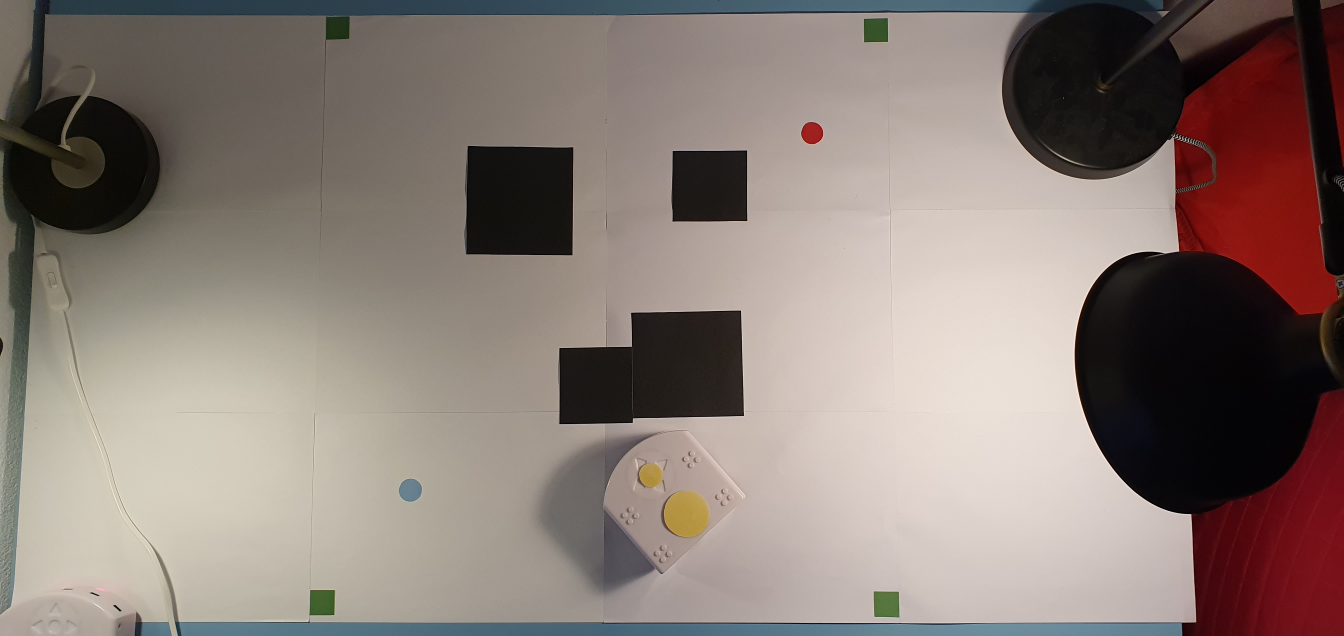
#> input picture env_test.jpg, 4032 x 1908 px, given in place of the camera (shown at 1/3 size)
$ jupyter execute --allow-errors 'Prerun Calibration théo.ipynb'   (text cells are left out)
#> lines starting #> are read from the running program, lines starting #| are printed output that depends on the picture; after the words box and inside, x2 and y2 are one past the last pixel; in counts of white or black regions, pixels touching at a corner belong together
### Vision.py
import cv2
import numpy as np
from PIL import Image
import math
import matplotlib
from matplotlib.pyplot import imshow
from matplotlib import pyplot as plt
import time


#tuning parameters
#corners
iterations_erode=4
area_size=10 #used for corner detections
#obstacles
area_obst_min=500
area_obst_max=30000
thresh_low=90
thresh_up=255
#color ranges
#green_lower=np.array([30,40,40])
#green_upper=np.array([80,255,255])
green_lower=np.array([40,40,40])
green_upper=np.array([90,255,255])
#red_lower=np.array([170,50,50])
#red_upper=np.array([240,255,255])
red_lower=np.array([0,30,30])
red_upper=np.array([15,255,255])
red_lower2=np.array([170,30,30])
red_upper2=np.array([180,255,255])
#yellow_lower=np.array([10,30,30])
#yellow_upper=np.array([120,255,255])
yellow_lower=np.array([25,20,20])
yellow_upper=np.array([35,255,255])


def order_points(pts):
    #sorting points first by the 2nd the coordinate then 1st coordinate
    pts=sorted(pts, key=lambda x: (int(x[1]), int(x[0]))) #topleft,topright,bottomleft,bottomright
    #top left x > top right x => erreur et intervertit
    if pts[0][0] > pts[1][0]:
        pts[0], pts[1] = pts[1], pts[0]
    if pts[2][0] > pts[3][0]:
        pts[2], pts[3] = pts[3], pts[2]
    return pts


def four_point_transform(image, ordered_pts):
	# obtain a consistent order of the points and unpack them
	# individually
    (tl, tr, bl, br) = ordered_pts

	# compute the width of the new image, which will be the
	# maximum distance between bottom-right and bottom-left
	# x-coordiates or the top-right and top-left x-coordinates
    widthA = np.sqrt(((br[0] - bl[0]) ** 2) + ((br[1] - bl[1]) ** 2))
    widthB = np.sqrt(((tr[0] - tl[0]) ** 2) + ((tr[1] - tl[1]) ** 2))
    maxWidth = max(int(widthA), int(widthB))
	# compute the height of the new image, which will be the
	# maximum distance between the top-right and bottom-right
	# y-coordinates or the top-left and bottom-left y-coordinates
    heightA = np.sqrt(((tr[0] - br[0]) ** 2) + ((tr[1] - br[1]) ** 2))
    heightB = np.sqrt(((tl[0] - bl[0]) ** 2) + ((tl[1] - bl[1]) ** 2))
    maxHeight = max(int(heightA), int(heightB))

	# now that we have the dimensions of the new image, construct
	# the set of destination points to obtain a "birds eye view",
	# (i.e. top-down view) of the image, again specifying points
	# in the top-left, top-right, bottom-right, and bottom-left
	# order
    #conversion needed corner points => np.array
    ordered_pts=np.array(ordered_pts , dtype = "float32")
    dst = np.array([[0, 0],[maxWidth - 1, 0],[0, maxHeight - 1],[maxWidth - 1, maxHeight - 1]],dtype = "float32")
	# compute the perspective transform matrix and then apply it
    M = cv2.getPerspectiveTransform(ordered_pts, dst)
    warped = cv2.warpPerspective(image, M, (maxWidth, maxHeight))

    return warped


# [68 lines left out: functions detectThymio, detectGoal, angle_between, directionThymio, not called in this run]


#high level functions (celles qu'on appelle dans main)

#used only the first time
def find_corners(image):
    #img=cv2.cvtColor(img, cv2.COLOR_BGR2RGB)
    img_blur = cv2.GaussianBlur(image, (7, 7), 0)
    HSV = cv2.cvtColor(img_blur, cv2.COLOR_RGB2HSV)
    mask=cv2.inRange(HSV,green_lower,green_upper)
    mask = cv2.erode(mask,None, iterations=iterations_erode)
    mask = cv2.dilate(mask,None, iterations=iterations_erode)
    #trouve les contours des coins
    contours, hierarchy = cv2.findContours(mask, cv2.RETR_TREE, cv2.CHAIN_APPROX_SIMPLE)
    #suppressing false corners
    initial_length=len(contours)
    for i in range(len(contours)):
        backwards_i=initial_length-i-1
        area = cv2.contourArea(contours[backwards_i])
        # Shortlisting the regions based on there area.
        if area < area_size:
            del contours[backwards_i]
    #finding corners center
    corner_points = []
    for i in range(len(contours)):
        if (cv2.contourArea(contours[i]) > area_size):
            mom = cv2.moments(contours[i])
            corner_points.append((int(mom['m10'] / mom['m00']), int(mom['m01'] / mom['m00']))) #centre des carrés
    if len(corner_points) != 4:
        print("failure in identifying corners")
        print("length corner ",len(corner_points))
    corner_points=order_points(corner_points)
    return corner_points


def img_calibration(image, corner_coord):
    #input img doit etre en rgb
    #img=cv2.cvtColor(img, cv2.COLOR_BGR2RGB)
    img_blur = cv2.GaussianBlur(image, (7, 7), 0)
    HSV = cv2.cvtColor(img_blur, cv2.COLOR_RGB2HSV)
    mask=cv2.inRange(HSV,green_lower,green_upper)
    mask = cv2.erode(mask,None, iterations=iterations_erode)
    mask = cv2.dilate(mask,None, iterations=iterations_erode)
    #trouve les contours des coins
    contours, hierarchy = cv2.findContours(mask, cv2.RETR_TREE, cv2.CHAIN_APPROX_SIMPLE)
    #suppressing false corners
    initial_length=len(contours)
    for i in range(len(contours)):
        backwards_i=initial_length-i-1
        area = cv2.contourArea(contours[backwards_i])
        # Shortlisting the regions based on there area.
        if area < area_size:
            del contours[backwards_i]
    #finding corners center
    corner_points = []
    for i in range(len(contours)):
        if (cv2.contourArea(contours[i]) > area_size):
            mom = cv2.moments(contours[i])
            corner_points.append((int(mom['m10'] / mom['m00']), int(mom['m01'] / mom['m00']))) #centre des carrés
    if len(corner_points) != 4:
        print("failure in identifying corners")
        corner_points=corner_coord
    corner_points=order_points(corner_points)
    warpedimg=four_point_transform(image,corner_points)

    return warpedimg


# [73 lines left out: functions obstacle_detection, printGlobalPath, initialization, printThymio, printGlobalPath, takePicture, not called in this run]

### test/Prerun Calibration théo.ipynb
[cell 1]
import cv2
import time
import numpy as np
from PIL import Image
import math
import matplotlib
from matplotlib.pyplot import imshow
from matplotlib import pyplot as plt

[cell 2]
import sys
sys.path.append(r"C:\Users\theoh\Desktop\Master Robotics\Cours Obligatoire\Mobile Rob\Projet\EPFL_MoRo_Project")
import Vision as vis

[cell 3]
cap=cv2.VideoCapture(1,cv2.CAP_DSHOW)
for i in range (5):
    _, frame = cap.read()
    time.sleep(1)
    print("frame {}".format(i))
#> this loop made 5 passes
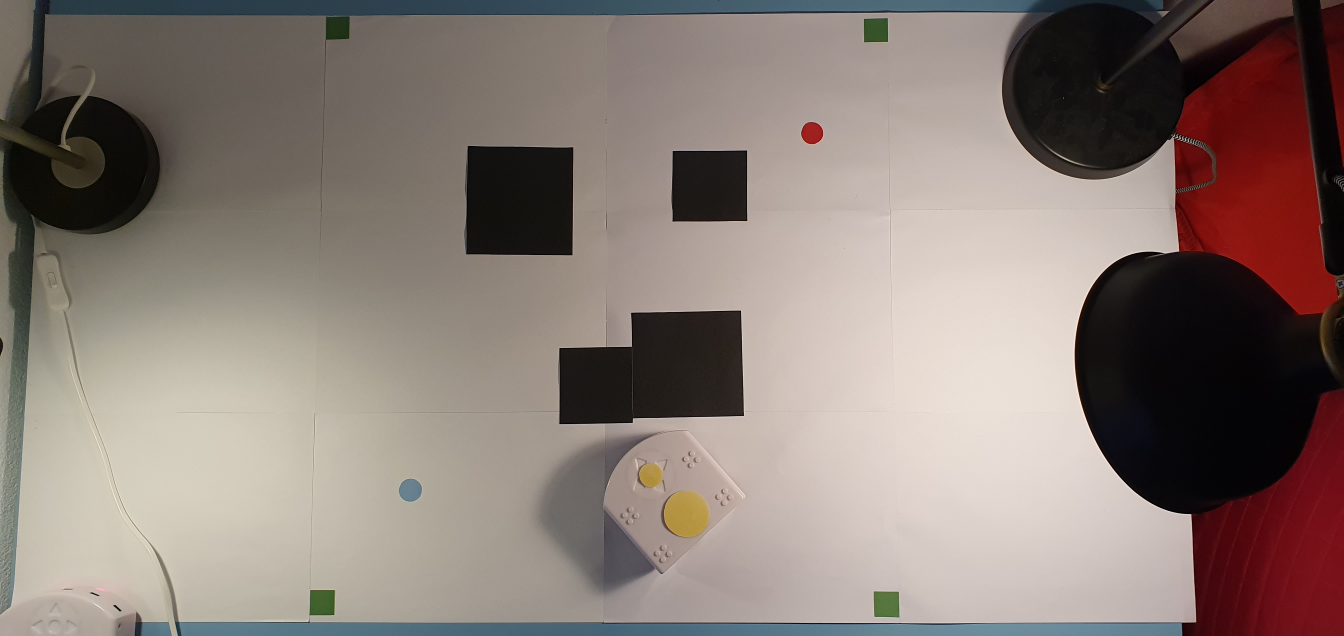
#> input picture env_test.jpg, 4032 x 1908 px, given in place of the camera (shown at 1/3 size)

# [4 lines of commented-out code are left out]


while (cap.isOpened()):
    _, frame = cap.read()
#> frame is the input picture: shape (1908, 4032, 3); mean B, G, R 117.7, 124.3, 137.4
    cv2.imshow("results", frame)
    if cv2.waitKey(1) & 0xFF ==ord('q'):
#> (key q is pressed here)
        break

cap.release()
cv2.destroyAllWindows()

[cell 4]
cap=cv2.VideoCapture(1,cv2.CAP_DSHOW)
for i in range (5):
    _, frame = cap.read()
    time.sleep(1)
    print("frame {}".format(i))

cap.release()


plt.figure()
plt.imshow(frame)
plt.show()

[cell 5]
template = cv2.cvtColor(frame, cv2.COLOR_BGR2RGB)

#cv2.imwrite('dessus.png', frame)
plt.figure()
plt.imshow(template)
plt.show()

[cell 6]
#blurring the picture
blurred = cv2.GaussianBlur(template, (7, 7), 0)
plt.figure()
plt.imshow(template)
plt.show()

[cell 7]
#testing green mask
green_lower=np.array([45,30,30])
green_upper=np.array([90,255,255])


img_hsv = cv2.cvtColor(blurred, cv2.COLOR_RGB2HSV)
#> img_hsv: shape (1908, 4032, 3); mean H, S, V 31.9, 53.4, 138.9
mask = cv2.inRange(img_hsv, green_lower, green_upper)
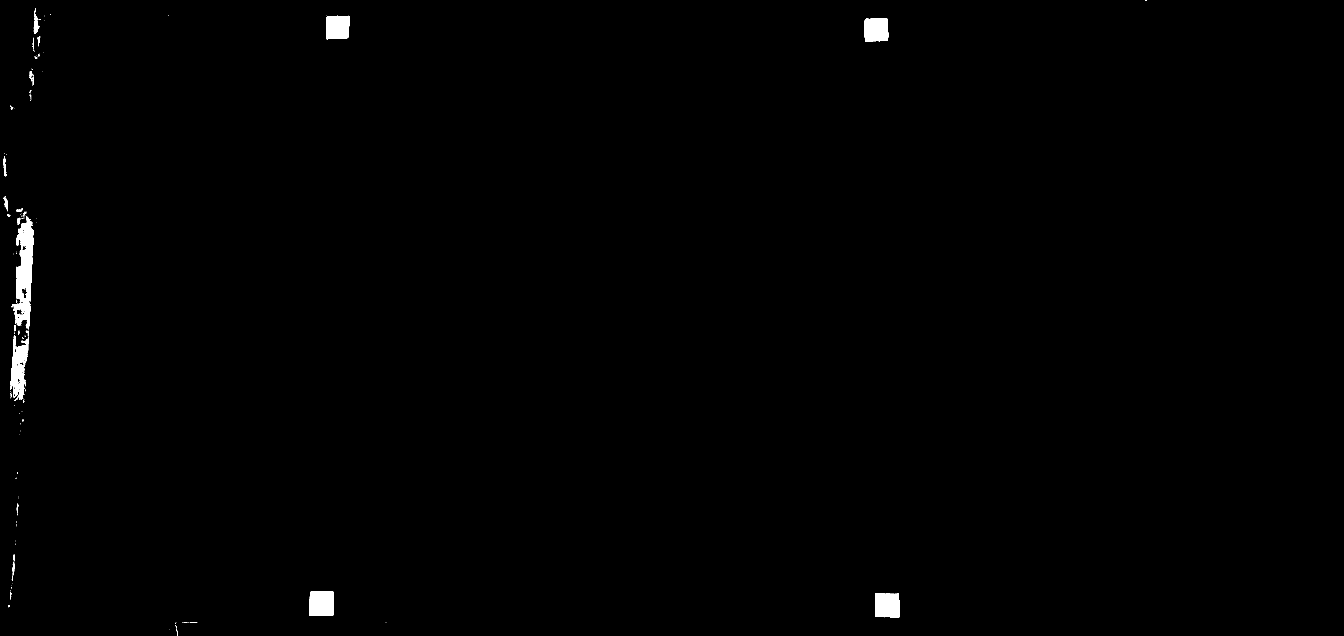
#> mask: shape (1908, 4032) (shown at 1/3 size); 0.52% white; 175 white regions (142 under 20 px), largest, box (x1, y1, x2, y2) and area: (34, 647, 101, 985) 11573, (31, 1006, 86, 1203) 5896, (928, 1774, 1002, 1847) 5208
mask = cv2.erode(mask,None, iterations=4)
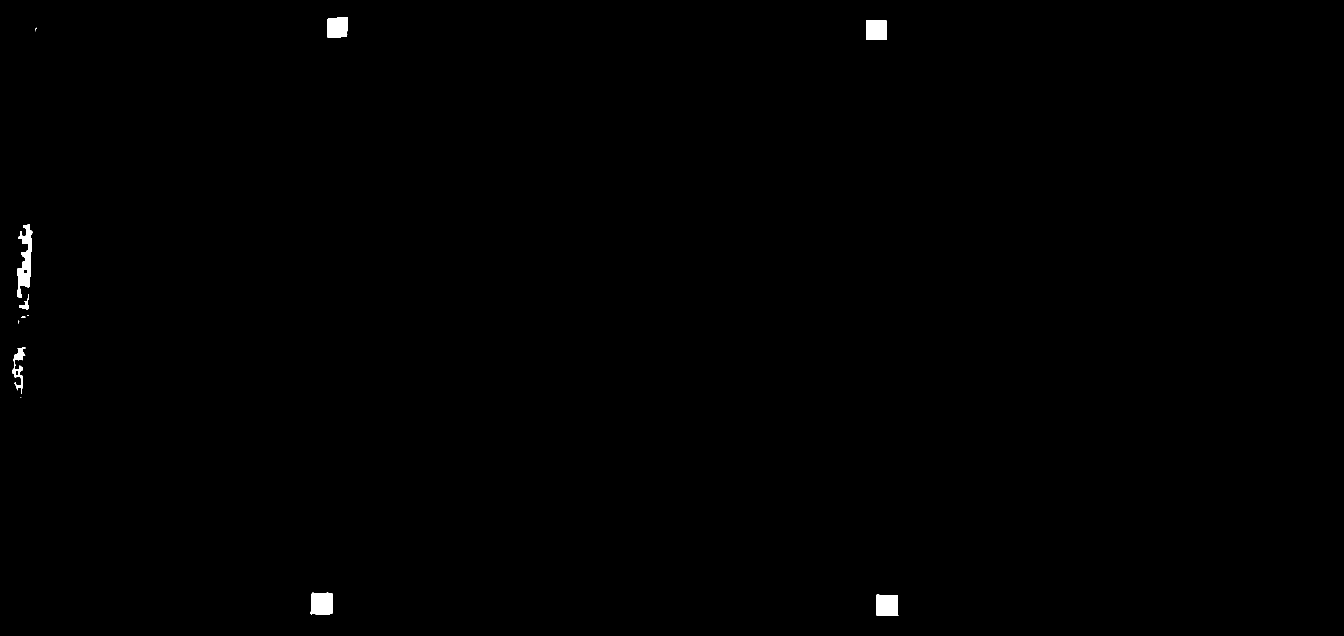
#> mask: shape (1908, 4032) (shown at 1/3 size); 0.29% white; 13 white regions (5 under 20 px), largest, box (x1, y1, x2, y2) and area: (52, 672, 97, 894) 4838, (932, 1778, 997, 1843) 4065, (2629, 1784, 2695, 1848) 3953
mask = cv2.dilate(mask,None, iterations=4)
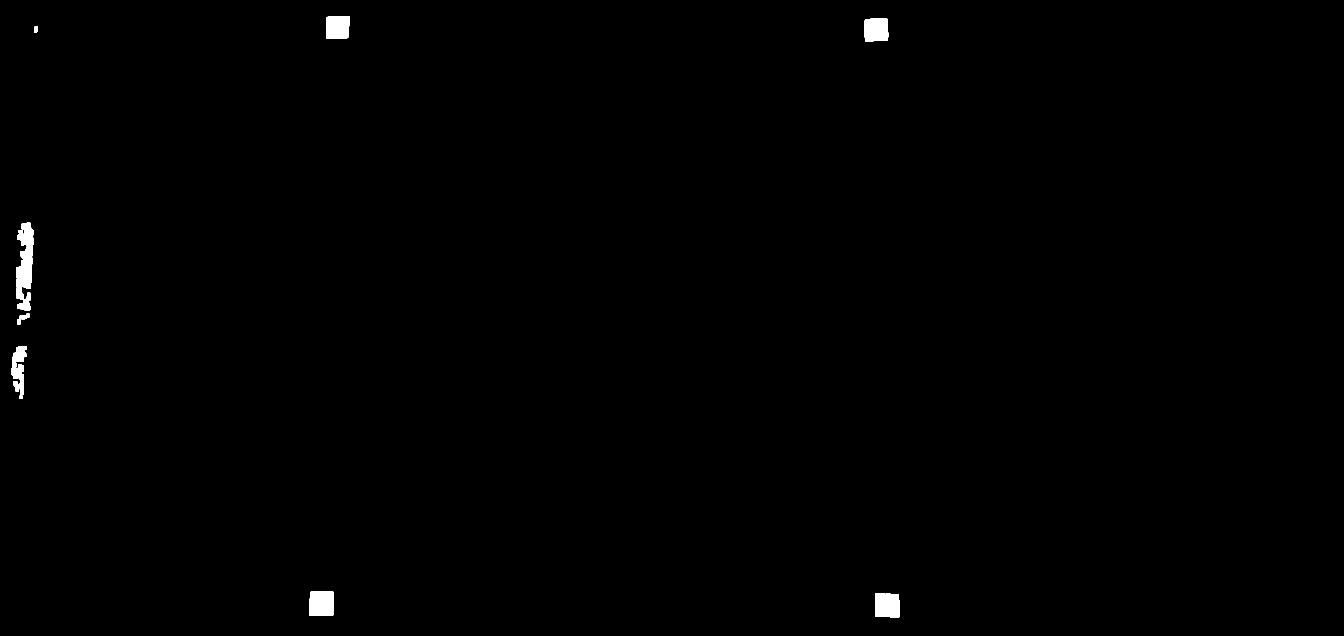
#> mask: shape (1908, 4032) (shown at 1/3 size); 0.43% white; 10 white regions


plt.figure()
plt.imshow(mask)
plt.show()

[cell 8]
#Finding the contours

#very important: CHAIN_APPROX_NONE find all contours while simple only finds one
contours,_=cv2.findContours(mask, cv2.RETR_TREE,
                                cv2.CHAIN_APPROX_SIMPLE)
#> contours = 12 contours, 2 with area under 20; largest, box (x1, y1, x2, y2) and area: (48, 668, 101, 898) 7545, (928, 1774, 1001, 1847) 5045, (2625, 1780, 2699, 1852) 4940, (2594, 56, 2665, 124) 4558, (979, 48, 1048, 117) 4420
#trying to draw them
#img_cont=vis.plot_contours(mask, contours, 200, 4)

img_test=blurred.copy()
area_size=50
nb_sides=4
to_be_deleted=[]


#very important to loop backwards
print(len(contours))
#| 12
initial_length=len(contours)
#> initial_length = 12
for i in range(len(contours)) :
    print("i ={}".format(i))
    backwards_i=initial_length-i-1
    print("back_i ={}".format(backwards_i))
    area = cv2.contourArea(contours[backwards_i])
    # Shortlisting the regions based on there area.
    if area < area_size:
        print("this contour should be supressed {}".format(backwards_i))
        del contours[backwards_i]
#> this loop made 12 passes
#> (backwards_i, area) on passes 1, 2, 3, 5, 6, 7, 9, 10: (11, 4419.5), (10, 4558), (9, 168), (7, 7545), (6, 1070.5), (5, 467), (3, 3738), (2, 80.5)
#> (printed output is left out)


print(len(contours))
#| 10

[cell 9]
#plotting the resulting contours
cv2.drawContours(img_test, contours, -1, (255, 0, 0),1 )

#cv2.imshow('contours on hsv mask', img_test)
print(len(contours))
#| 10

plt.figure()
plt.imshow(img_test)
plt.show()

[cell 10]
#find corners coord
corner_points = []
print(len(contours))
#| 10
for i in range(len(contours)):
    if (cv2.contourArea(contours[i]) > area_size):
        mom = cv2.moments(contours[i])
        corner_points.append((int(mom['m10'] / mom['m00']), int(mom['m01'] / mom['m00']))) #centre des carrés
#> this loop made 10 passes
#> after the loop, corner_points = [(2661, 1815), (964, 1810), (62, 1191), (56, 1104), (67, 954), (76, 911), (75, 780), (107, 88), (2628, 89), (1012, 81)]

if len(corner_points) != 4:
    print("failure in identifying corners")

print(corner_points)
#| [(2661, 1815), (964, 1810), (62, 1191), (56, 1104), (67, 954), (76, 911), (75, 780), (107, 88), (2628, 89), (1012, 81)]

[cell 11]
#plot the image with the center on it
# we iterate through each corner,
# making a circle at each center of corner.
for center in corner_points:
    x, y = center[0], center[1]
    print(f'corner x {x} y {y}')
    cv2.circle(img_test, (x,y), 7, (255, 255, 255), -1)
#> this loop made 10 passes
#> (printed output is left out)
    #cv2.circle(obsdetect, (x, y), 1, 255, 10)

plt.figure()
plt.imshow(img_test)
plt.show()

[cell 12]
#ordering the points

#sorting points first by the 2nd the coordinate then 1st coordinate
pts=sorted(corner_points, key=lambda x: (int(x[1]), int(x[0]))) #topleft,topright,bottomleft,bottomright
#> pts = [(1012, 81), (107, 88), (2628, 89), (75, 780), (76, 911), (67, 954), (56, 1104), (62, 1191), (964, 1810), (2661, 1815)]
#vérification du sorting et intervertit si il y a eu une erreur (est necessaire ??)
#top left x > top right x => erreur et intervertit
if pts[0][0] > pts[1][0]:
    pts[0], pts[1] = pts[1], pts[0]
if pts[2][0] > pts[3][0]:
    pts[2], pts[3] = pts[3], pts[2]

for pt in pts:
    x,y=pt[0],pt[1]
    print(f'corner x {x} y {y}')
#> this loop made 10 passes
#> (printed output is left out)

print(pts)
#| [(107, 88), (1012, 81), (75, 780), (2628, 89), (76, 911), (67, 954), (56, 1104), (62, 1191), (964, 1810), (2661, 1815)]

corner_points=pts
#> corner_points = [(107, 88), (1012, 81), (75, 780), (2628, 89), (76, 911), (67, 954), (56, 1104), (62, 1191), (964, 1810), (2661, 1815)]

#> (a cell that did not finish here is left out)

[cell 14]
cap=cv2.VideoCapture(1,cv2.CAP_DSHOW)
for i in range (5):
    _, frame = cap.read()
    time.sleep(1)
    print("frame {}".format(i))

cap.release()

frame = cv2.cvtColor(frame, cv2.COLOR_BGR2RGB)
corner_coord=vis.find_corners(frame)
#> in find_corners, `mask=cv2.inRange(HSV,green_lower,green_upper)`:
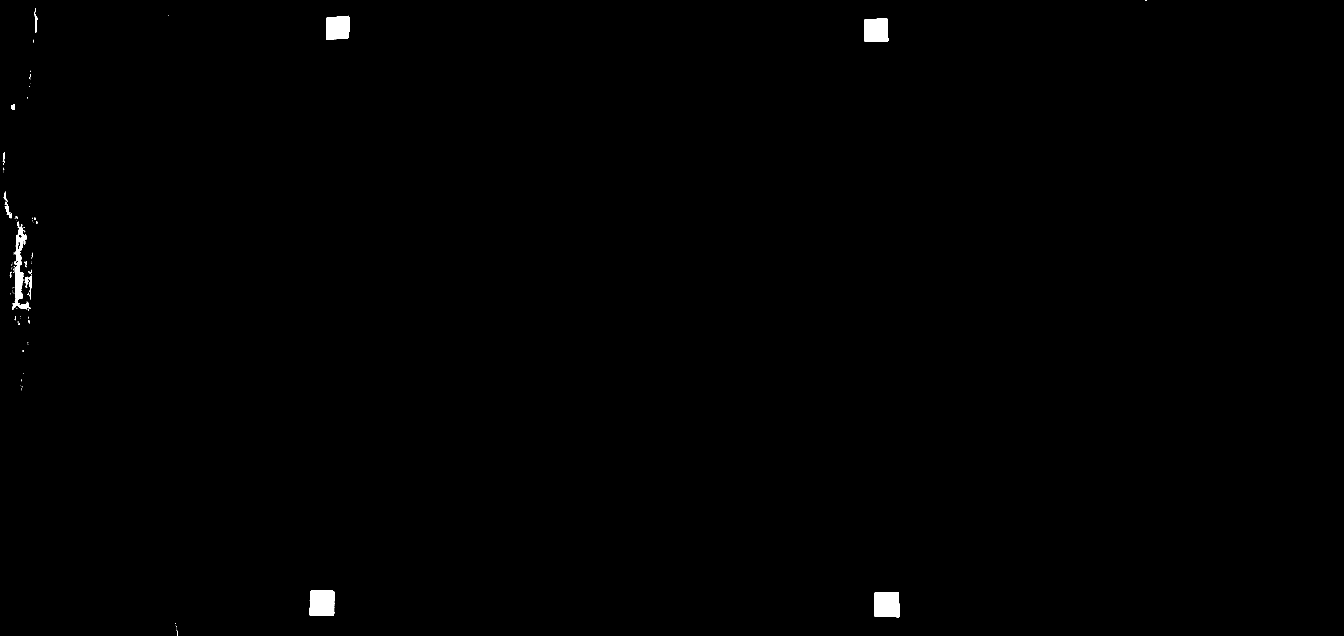
#> mask: shape (1908, 4032) (shown at 1/3 size); 0.35% white; 129 white regions (110 under 20 px), largest, box (x1, y1, x2, y2) and area: (2623, 1776, 2698, 1852) 5476, (928, 1772, 1003, 1846) 5396, (2593, 56, 2665, 126) 4852
#> (the rest of the program and of its run is left out)
